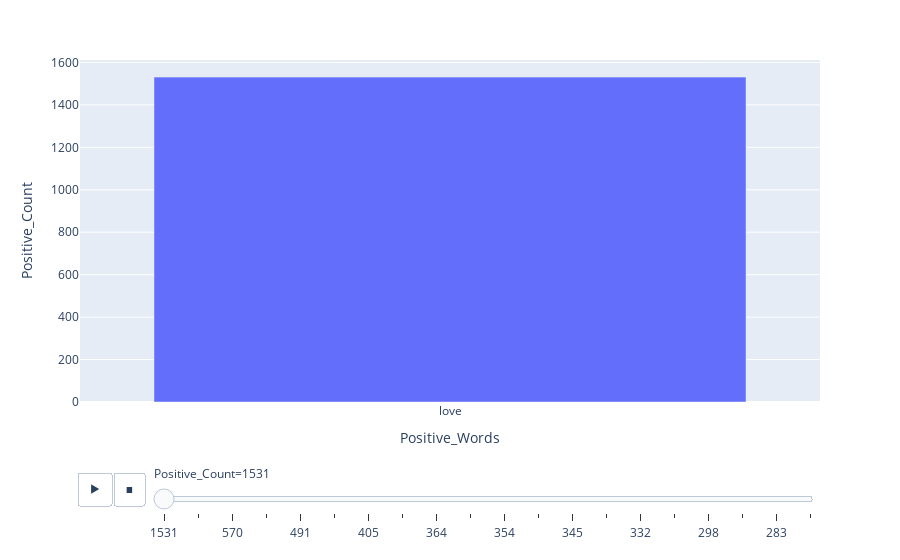

Notebook code cell kept with this figure:
### Markdown cell above
# positives in plots

### Code cell
#Animated plot for positive words with their frequency
import plotly.express as px

fig = px.bar(z, x="Positive_Words", y="Positive_Count",animation_frame="Positive_Count",
            hover_name="Positive_Words")
fig.layout.updatemenus[0].buttons[0].args[1]["frame"]["duration"] = 1200
fig.show()

### Figure 1 — Plotly figure (JSON) as saved in the notebook; plotly's stock layout.template omitted (floating-point values rounded to 4 significant figures)
{"data": [{"alignmentgroup": "True", "hovertemplate": "<b>%{hovertext}</b><br><br>Positive_Count=%{y}<br>Positive_Words=%{x}<extra></extra>", "hovertext": ["love"], "legendgroup": "", "marker": {"color": "#636efa", "pattern": {"shape": ""}}, "name": "", "offsetgroup": "", "orientation": "v", "showlegend": false, "textposition": "auto", "type": "bar", "x": ["love"], "xaxis": "x", "y": [1531], "yaxis": "y"}], "layout": {"barmode": "relative", "legend": {"tracegroupgap": 0}, "margin": {"t": 60}, "sliders": [{"active": 0, "currentvalue": {"prefix": "Positive_Count="}, "len": 0.9, "pad": {"b": 10, "t": 60}, "steps": [{"args": [["1531"], {"frame": {"duration": 0, "redraw": true}, "fromcurrent": true, "mode": "immediate", "transition": {"duration": 0, "easing": "linear"}}], "label": "1531", "method": "animate"}, {"args": [["874"], {"frame": {"duration": 0, "redraw": true}, "fromcurrent": true, "mode": "immediate", "transition": {"duration": 0, "easing": "linear"}}], "label": "874", "method": "animate"}, {"args": [["570"], {"frame": {"duration": 0, "redraw": true}, "fromcurrent": true, "mode": "immediate", "transition": {"duration": 0, "easing": "linear"}}], "label": "570", "method": "animate"}, {"args": [["548"], {"frame": {"duration": 0, "redraw": true}, "fromcurrent": true, "mode": "immediate", "transition": {"duration": 0, "easing": "linear"}}], "label": "548", "method": "animate"}, {"args": [["491"], {"frame": {"duration": 0, "redraw": true}, "fromcurrent": true, "mode": "immediate", "transition": {"duration": 0, "easing": "linear"}}], "label": "491", "method": "animate"}, {"args": [["434"], {"frame": {"duration": 0, "redraw": true}, "fromcurrent": true, "mode": "immediate", "transition": {"duration": 0, "easing": "linear"}}], "label": "434", "method": "animate"}, {"args": [["405"], {"frame": {"duration": 0, "redraw": true}, "fromcurrent": true, "mode": "immediate", "transition": {"duration": 0, "easing": "linear"}}], "label": "405", "method": "animate"}, {"args": [["367"], {"frame": {"duration": 0, "redraw": true}, "fromcurrent": true, "mode": "immediate", "transition": {"duration": 0, "easing": "linear"}}], "label": "367", "method": "animate"}, {"args": [["364"], {"frame": {"duration": 0, "redraw": true}, "fromcurrent": true, "mode": "immediate", "transition": {"duration": 0, "easing": "linear"}}], "label": "364", "method": "animate"}, {"args": [["363"], {"frame": {"duration": 0, "redraw": true}, "fromcurrent": true, "mode": "immediate", "transition": {"duration": 0, "easing": "linear"}}], "label": "363", "method": "animate"}, {"args": [["354"], {"frame": {"duration": 0, "redraw": true}, "fromcurrent": true, "mode": "immediate", "transition": {"duration": 0, "easing": "linear"}}], "label": "354", "method": "animate"}, {"args": [["352"], {"frame": {"duration": 0, "redraw": true}, "fromcurrent": true, "mode": "immediate", "transition": {"duration": 0, "easing": "linear"}}], "label": "352", "method": "animate"}, {"args": [["345"], {"frame": {"duration": 0, "redraw": true}, "fromcurrent": true, "mode": "immediate", "transition": {"duration": 0, "easing": "linear"}}], "label": "345", "method": "animate"}, {"args": [["333"], {"frame": {"duration": 0, "redraw": true}, "fromcurrent": true, "mode": "immediate", "transition": {"duration": 0, "easing": "linear"}}], "label": "333", "method": "animate"}, {"args": [["332"], {"frame": {"duration": 0, "redraw": true}, "fromcurrent": true, "mode": "immediate", "transition": {"duration": 0, "easing": "linear"}}], "label": "332", "method": "animate"}, {"args": [["299"], {"frame": {"duration": 0, "redraw": true}, "fromcurrent": true, "mode": "immediate", "transition": {"duration": 0, "easing": "linear"}}], "label": "299", "method": "animate"}, {"args": [["298"], {"frame": {"duration": 0, "redraw": true}, "fromcurrent": true, "mode": "immediate", "transition": {"duration": 0, "easing": "linear"}}], "label": "298", "method": "animate"}, {"args": [["295"], {"frame": {"duration": 0, "redraw": true}, "fromcurrent": true, "mode": "immediate", "transition": {"duration": 0, "easing": "linear"}}], "label": "295", "method": "animate"}, {"args": [["283"], {"frame": {"duration": 0, "redraw": true}, "fromcurrent": true, "mode": "immediate", "transition": {"duration": 0, "easing": "linear"}}], "label": "283", "method": "animate"}, {"args": [["278"], {"frame": {"duration": 0, "redraw": true}, "fromcurrent": true, "mode": "immediate", "transition": {"duration": 0, "easing": "linear"}}], "label": "278", "method": "animate"}], "x": 0.1, "xanchor": "left", "y": 0, "yanchor": "top"}], "updatemenus": [{"buttons": [{"args": [null, {"frame": {"duration": 1200, "redraw": true}, "fromcurrent": true, "mode": "immediate", "transition": {"duration": 500, "easing": "linear"}}], "label": "&#9654;", "method": "animate"}, {"args": [[null], {"frame": {"duration": 0, "redraw": true}, "fromcurrent": true, "mode": "immediate", "transition": {"duration": 0, "easing": "linear"}}], "label": "&#9724;", "method": "animate"}], "direction": "left", "pad": {"r": 10, "t": 70}, "showactive": false, "type": "buttons", "x": 0.1, "xanchor": "right", "y": 0, "yanchor": "top"}], "xaxis": {"anchor": "y", "domain": [0, 1], "title": {"text": "Positive_Words"}}, "yaxis": {"anchor": "x", "categoryarray": [278, 283, 295, 298, 299, 332, 333, 345, 352, 354, 363, 364, 367, 405, 434, 491, 548, 570, 874, 1531], "categoryorder": "array", "domain": [0, 1], "title": {"text": "Positive_Count"}}}}
